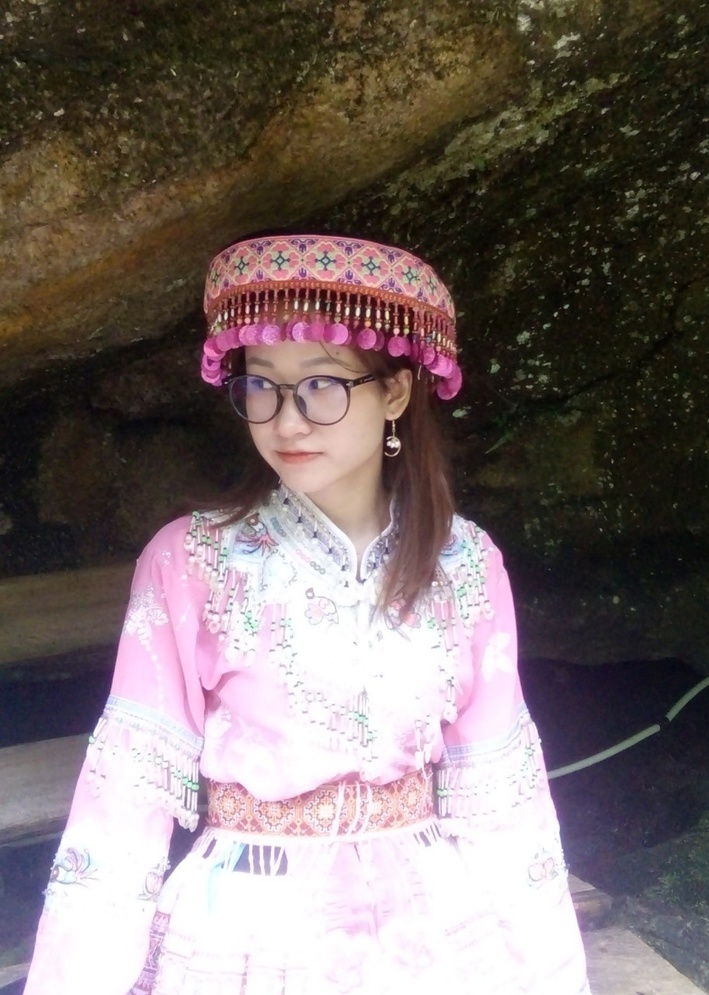
#> input picture Toan_tu_tren_diem_anh/anh1.jpg, 709 x 995 px, shrunk from 913 x 1280 before the run
$ python daoanh.py
#> lines starting #> are read from the running program, lines starting #| are printed output that depends on the picture
import cv2
import numpy as np
# Load the image
img = cv2.imread('anh1.jpg', 0)
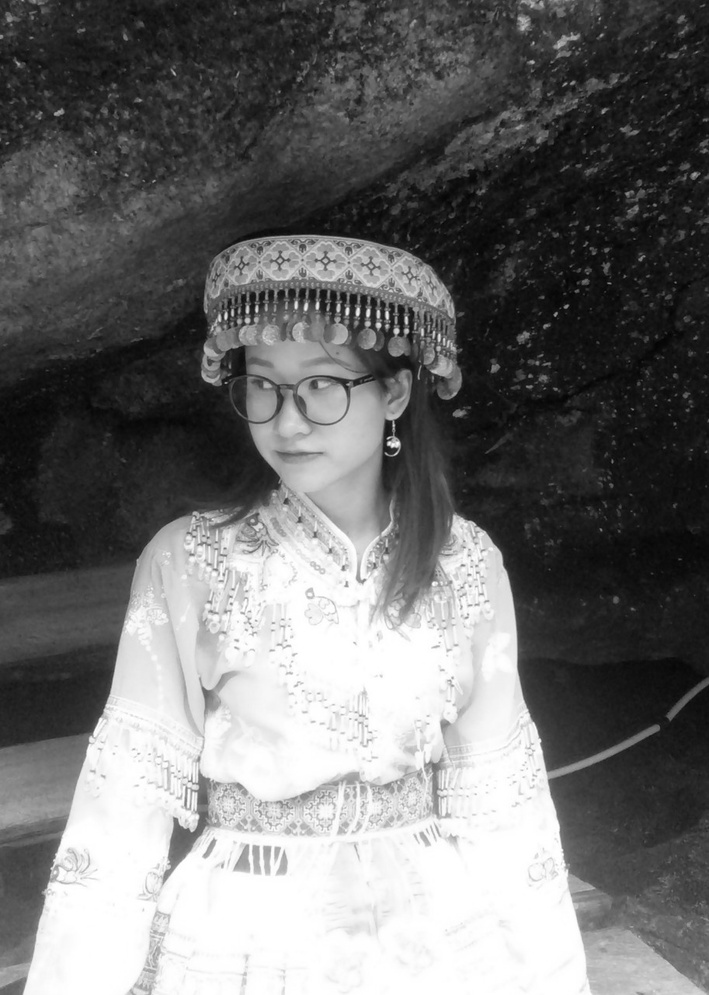
#> img: shape (995, 709); min 0, max 255, mean 111.1
# Check the datatype of the image
print(img.dtype)
#| uint8
# Subtract the img from max value(calculated from dtype)
img_neg = 255 - img
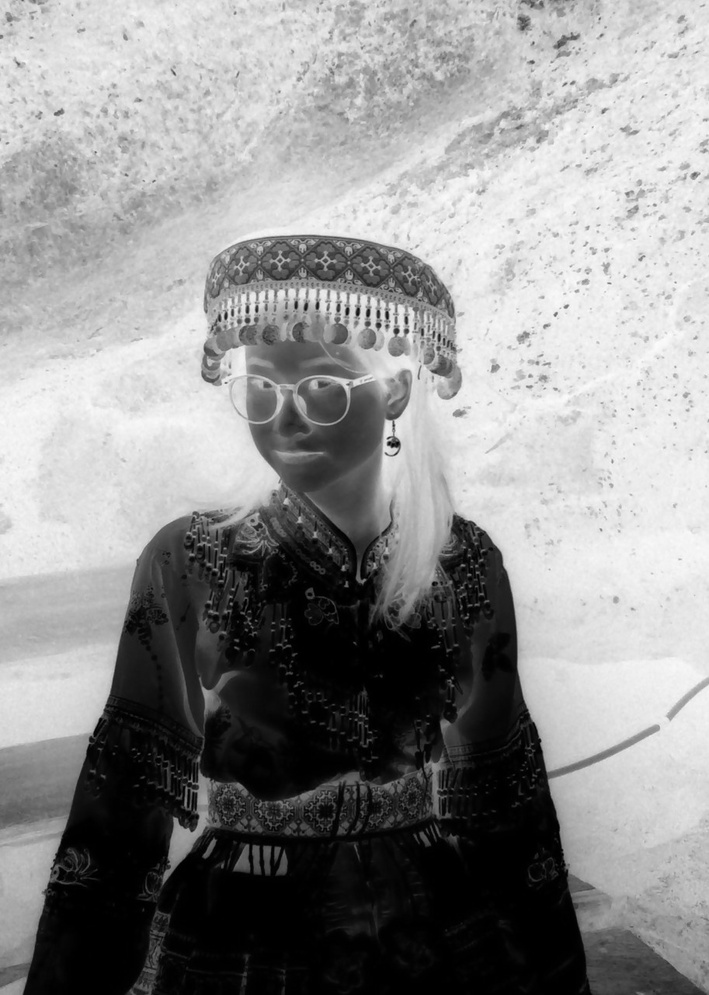
#> img_neg: shape (995, 709); min 0, max 255, mean 143.9
# Show the image
cv2.imshow('negative',img_neg)
cv2.waitKey(0)
